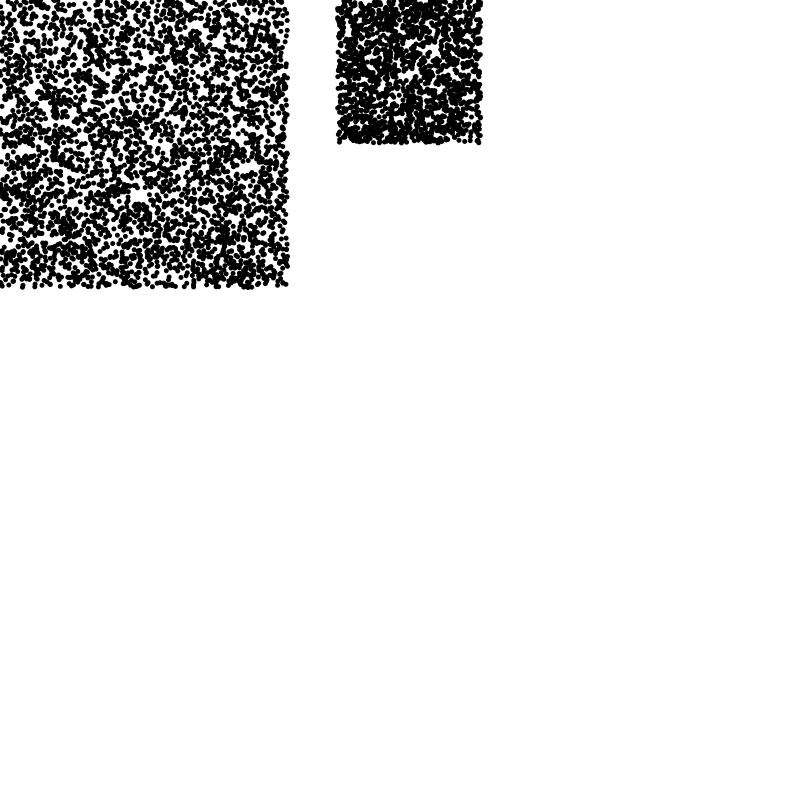
Frame 1 (no input)
Frame 60 (the mouse pressed at the canvas centre just before this capture): identical to frame 1, image omitted
Frame 120 (the mouse held since frame 60 and released just before this capture): identical to frame 1, image omitted

The Processing sketch that drew this single still picture (run headless with seeded random() and noise(); from frame 60 on, the mouse is pressed at the canvas centre):

// Processing sketch: Einwohner_III
// ── Einwohner_III.pde
// Variabeln zur Serialisierung des Codes
int habitantsZuerich=410404;
float flaecheZuerich=91900000;
float rectWidth=sqrt(flaecheZuerich);

int habitantsBasel=175131;
float flaecheBasel=22750000;
float rectWidthBasel=sqrt(flaecheBasel);

// for scaling
float areaScaleFact = 0.03;
float habitantsScaleFact=0.01;
float scaledHabitantsZuerich=habitantsZuerich*habitantsScaleFact;
float zurichWidth=rectWidth*areaScaleFact;

float scaledHabitantsBasel=habitantsBasel*habitantsScaleFact;
float baselWidth=rectWidthBasel*areaScaleFact;



// SETUP 
void setup() {
  // Basiseinstellungen
  size(800, 800);
  background(255);

  //Konsolenausgabe für Debugging
  println(rectWidth);

  noStroke();
  fill(0);
  for (int i=0; i<scaledHabitantsZuerich; i++) {
    ellipse(random(zurichWidth), random(zurichWidth), 5, 5);
  }

  for (int i=0; i<scaledHabitantsBasel; i++) {
    ellipse(zurichWidth+50+random(baselWidth), random(baselWidth), 5, 5);
  }
}

// Animationsloop

void draw() {
}
